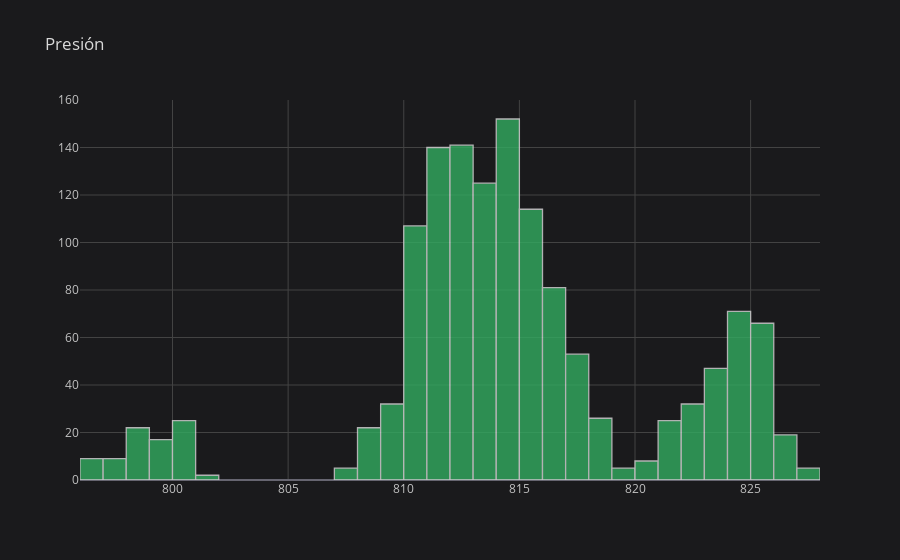

This figure's notebook cell:
### Code cell
TT.iplot(kind='hist', column='Presion', title='Presión')

### Figure 1 — Plotly figure (JSON) as saved in the notebook; plotly's stock layout.template omitted (floating-point values rounded to 4 significant figures; data arrays with more than 128 entries replaced by an {"elided": "..."} marker saying what was removed)
{"data": [{"histfunc": "count", "histnorm": "", "marker": {"color": "rgba(50, 171, 96, 1.0)", "line": {"color": "#D9D9D9", "width": 1.3}}, "name": "Presion", "opacity": 0.8, "orientation": "v", "type": "histogram", "x": {"elided": "1360 float values"}}], "layout": {"autosize": true, "barmode": "overlay", "legend": {"bgcolor": "#1A1A1C", "font": {"color": "#D9D9D9"}}, "paper_bgcolor": "#1A1A1C", "plot_bgcolor": "#1A1A1C", "title": {"font": {"color": "#D9D9D9"}, "text": "Presión"}, "xaxis": {"autorange": true, "gridcolor": "#434343", "range": [796, 828], "showgrid": true, "tickfont": {"color": "#C2C2C2"}, "title": {"font": {"color": "#D9D9D9"}, "text": ""}, "type": "linear", "zerolinecolor": "#666570"}, "yaxis": {"autorange": true, "gridcolor": "#434343", "range": [0, 160], "showgrid": true, "tickfont": {"color": "#C2C2C2"}, "title": {"font": {"color": "#D9D9D9"}, "text": ""}, "zerolinecolor": "#666570"}}}
